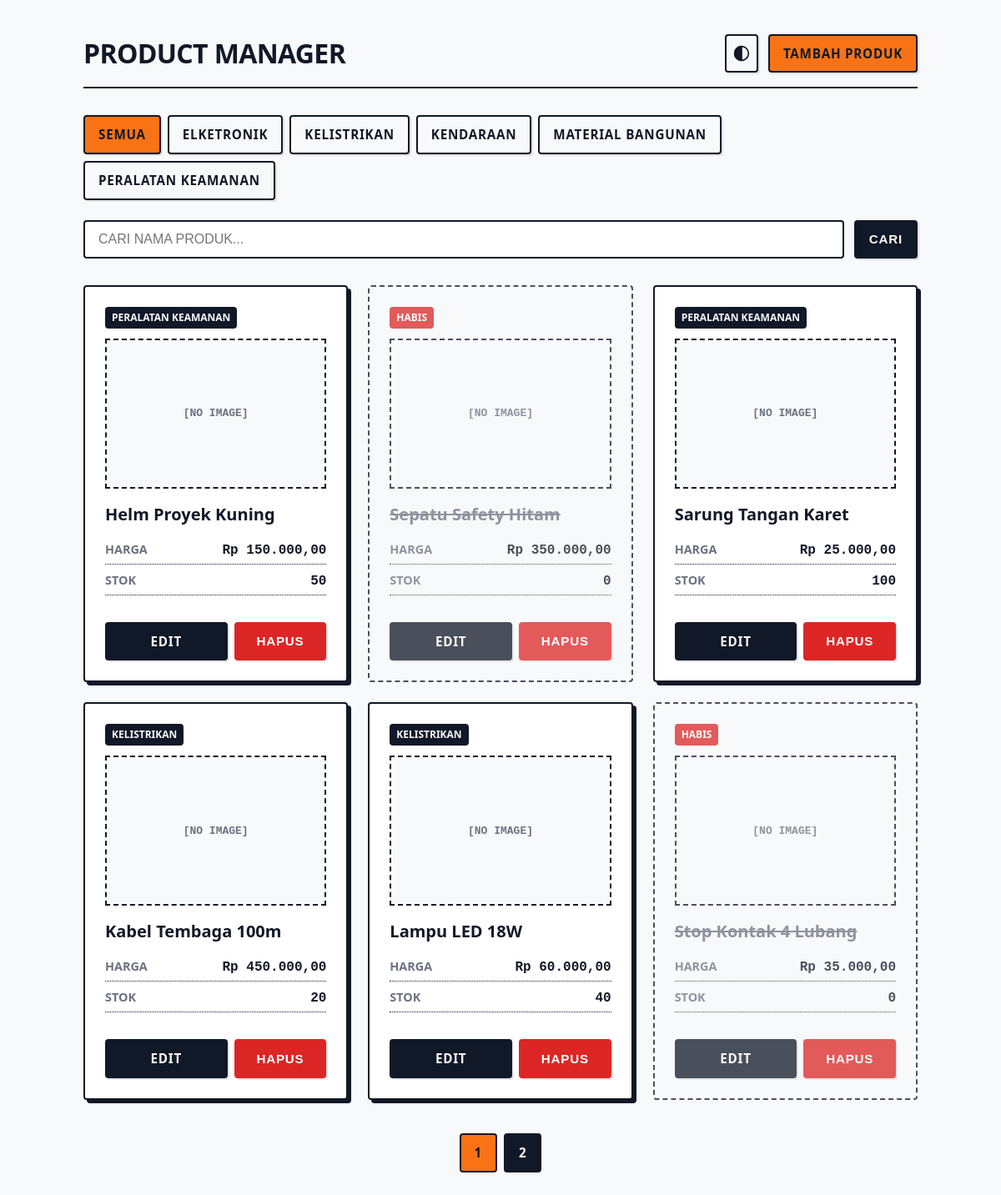
The page / on the database its author committed.
### tables this page shows
CREATE TABLE `products` (
  `id` int(11) NOT NULL AUTO_INCREMENT,
  `name` varchar(100) NOT NULL,
  `category` varchar(50) NOT NULL DEFAULT 'Umum',
  `price` decimal(12,2) NOT NULL,
  `stock` int(11) NOT NULL DEFAULT 0,
  `image_path` varchar(255) DEFAULT NULL,
  `created_at` timestamp NOT NULL DEFAULT current_timestamp(),
  PRIMARY KEY (`id`),
  UNIQUE KEY `name` (`name`)
);

### index.php (the view, shortened to what this page needs)
<?php
require_once 'config/db.php';
$catStmt = $pdo->query("SELECT DISTINCT category FROM products WHERE category IS NOT NULL AND category != '' ORDER BY category ASC");
$categories = $catStmt->fetchAll(PDO::FETCH_COLUMN);
$search = $_GET['search'] ?? '';
$category = $_GET['category'] ?? '';
$page = isset($_GET['page']) ? (int)$_GET['page'] : 1;
$limit = 6;
$offset = ($page - 1) * $limit;
$whereClause = "";
$params = [];
$countQuery = "SELECT COUNT(*) FROM products $whereClause";
$stmt = $pdo->prepare($countQuery);
$stmt->execute($params);
$totalProducts = $stmt->fetchColumn();
$totalPages = ceil($totalProducts / $limit);
$query = "SELECT * FROM products $whereClause ORDER BY created_at DESC LIMIT :limit OFFSET :offset";
$stmt = $pdo->prepare($query);
$stmt->bindValue(':limit', $limit, PDO::PARAM_INT);
$stmt->bindValue(':offset', $offset, PDO::PARAM_INT);
$stmt->execute();
$products = $stmt->fetchAll();
function buildUrlParams($paramsArray) {
    $query = http_build_query(array_filter($paramsArray));
    return $query ? '?' . $query : 'index.php';
}
?>
<!DOCTYPE html>
<html lang="id">
<head>
    <link rel="stylesheet" href="assets/style.css">
</head>
<body>
    <div class="container">
        <header>
            <div class="logo">
                <h1>Product Manager</h1>
            </div>
            <div class="header-actions">
                <button onclick="toggleTheme()" class="btn theme-toggle" title="Toggle Theme" style="padding: 8px; display: flex; align-items: center; justify-content: center;">
                    <svg xmlns="http://www.w3.org/2000/svg" width="20" height="20" viewBox="0 0 24 24" fill="none" stroke="currentColor" stroke-width="2" stroke-linecap="round" stroke-linejoin="round">
                        <circle cx="12" cy="12" r="10"></circle>
                        <path d="M12 2a10 10 0 0 0 0 20z" fill="currentColor"></path>
                    </svg>
                </button>
                <a href="create.php" class="btn btn-primary">Tambah Produk</a>
            </div>
        </header>
        <div class="category-nav" style="margin-bottom: 24px; display: flex; gap: 8px; flex-wrap: wrap;">
            <a href="<?php echo buildUrlParams(['search' => $search]); ?>" class="btn <?php echo $category === '' ? 'btn-primary' : ''; ?>" style="background: <?php echo $category === '' ? 'var(--primary)' : 'transparent'; ?>; color: <?php echo $category === '' ? '#111827' : 'var(--text-main)'; ?>;">SEMUA</a>
            <?php foreach ($categories as $cat): ?>
                <a href="<?php echo buildUrlParams(['search' => $search, 'category' => $cat]); ?>"
                   class="btn <?php echo $category === $cat ? 'btn-primary' : ''; ?>"
                   style="background: <?php echo $category === $cat ? 'var(--primary)' : 'transparent'; ?>; color: <?php echo $category === $cat ? '#111827' : 'var(--text-main)'; ?>;">
                   <?php echo htmlspecialchars(strtoupper($cat), ENT_QUOTES, 'UTF-8'); ?>
                </a>
            <?php endforeach; ?>
        </div>
        <form method="GET" action="index.php" class="search-form">
            <input type="text" name="search" placeholder="CARI NAMA PRODUK..." value="<?php echo htmlspecialchars($search, ENT_QUOTES, 'UTF-8'); ?>">
            <button type="submit" class="btn">CARI</button>
        </form>
        <div class="products-grid">
            <?php if (count($products) > 0): ?>
                <?php foreach ($products as $product): ?>
                    <div class="card <?php echo $product['stock'] <= 0 ? 'out-of-stock' : ''; ?>">
                        <div class="card-badge">
                            <?php echo $product['stock'] <= 0 ? 'HABIS' : htmlspecialchars($product['category'], ENT_QUOTES, 'UTF-8'); ?>
                        </div>
                        <?php if ($product['image_path'] && file_exists($product['image_path'])): ?>
                            <div class="card-image-wrapper" style="border: 2px solid var(--border-color); margin-bottom: 16px; height: 180px; overflow: hidden; display: flex; align-items: center; justify-content: center; background: #fff;">
                                <img src="<?php echo htmlspecialchars($product['image_path'], ENT_QUOTES, 'UTF-8'); ?>" alt="<?php echo htmlspecialchars($product['name'], ENT_QUOTES, 'UTF-8'); ?>" style="width: 100%; height: 100%; object-fit: cover;">
                            </div>
                        <?php else: ?>
                            <div class="card-image-wrapper" style="border: 2px dashed var(--border-color); margin-bottom: 16px; height: 180px; display: flex; align-items: center; justify-content: center; background: var(--bg-color);">
                                <span style="font-weight: 700; color: var(--text-muted); font-family: monospace;">[NO IMAGE]</span>
                            </div>
                        <?php endif; ?>
                        <h3><?php echo htmlspecialchars($product['name'], ENT_QUOTES, 'UTF-8'); ?></h3>
                        <div class="card-data">
                            <span class="label">Harga</span>
                            <span class="value">Rp <?php echo number_format($product['price'], 2, ',', '.'); ?></span>
                        </div>
                        <div class="card-data">
                            <span class="label">Stok</span>
                            <span class="value"><?php echo htmlspecialchars($product['stock'], ENT_QUOTES, 'UTF-8'); ?></span>
                        </div>
                        <div class="card-actions">
                            <a href="edit.php?id=<?php echo $product['id']; ?>" class="btn">Edit</a>
                            <form action="delete.php" method="POST" onsubmit="return confirm('Yakin ingin menghapus produk ini?');" style="flex:1; display:flex;">
                                <button type="submit" class="btn btn-danger" style="width:100%;">Hapus</button>
                            </form>
                        </div>
                    </div>
                <?php endforeach; ?>
            <?php else: ?>
                <div class="alert" style="width: 100%;">
                    TIDAK ADA PRODUK DITEMUKAN.
                </div>
            <?php endif; ?>
        </div>
        <?php if ($totalPages > 1): ?>
            <div class="pagination">
                <?php for ($i = 1; $i <= $totalPages; $i++): ?>
                    <a href="<?php echo buildUrlParams(['search' => $search, 'category' => $category, 'page' => $i]); ?>"
                       class="btn <?php echo $page === $i ? 'btn-primary' : ''; ?>">
                       <?php echo $i; ?>
                    </a>
                <?php endfor; ?>
            </div>
        <?php endif; ?>
    </div>
</body>
</html>

### assets/style.css (style rules this page uses)
:root { --bg-color: #f8f9fa; --surface: #ffffff; --text-main: #111827; --text-muted: #6b7280; --border-color: #111827; --primary: #f97316; --primary-hover: #ea580c; --danger: #dc2626; --danger-hover: #b91c1c; --warning: #facc15; --warning-text: #854d0e; --focus-ring: #f97316; --radius: 4px; --shadow: 4px 4px 0px rgba(17, 24, 39, 1); }
* { box-sizing: border-box; margin: 0; padding: 0; }
body { font-family: system-ui, -apple-system, BlinkMacSystemFont, "Segoe UI", Roboto, sans-serif; background-color: var(--bg-color); color: var(--text-main); line-height: 1.5; padding: 40px 20px; transition: background-color 0.2s, color 0.2s; }
.container { max-width: 1000px; margin: 0 auto; }
header { display: flex; justify-content: space-between; align-items: center; margin-bottom: 32px; padding-bottom: 16px; border-bottom: 2px solid var(--border-color); }
.logo { display: flex; align-items: center; gap: 12px; }
h1 { font-size: 2rem; font-weight: 800; text-transform: uppercase; letter-spacing: -0.02em; }
.btn { display: inline-flex; align-items: center; justify-content: center; padding: 10px 16px; font-size: 0.95rem; font-weight: 700; background-color: var(--text-main); color: var(--bg-color); text-decoration: none; border: 2px solid var(--text-main); border-radius: var(--radius); cursor: pointer; box-shadow: 2px 2px 0px rgba(0,0,0,0.1); transition: transform 0.1s, box-shadow 0.1s; text-transform: uppercase; letter-spacing: 0.05em; gap: 8px; }
.btn-primary { background-color: var(--primary); border-color: var(--text-main); color: #111827; }
.btn-danger { background-color: var(--danger); color: white; border-color: var(--danger); }
.theme-toggle { background: transparent; border: 2px solid var(--border-color); color: var(--text-main); padding: 8px; }
.search-form { display: flex; gap: 12px; margin-bottom: 32px; }
.search-form input { flex: 1; padding: 12px 16px; border: 2px solid var(--border-color); border-radius: var(--radius); font-size: 1rem; background-color: var(--surface); color: var(--text-main); }
.products-grid { display: grid; grid-template-columns: repeat(auto-fill, minmax(300px, 1fr)); gap: 24px; }
.card { background: var(--surface); border: 2px solid var(--border-color); border-radius: var(--radius); box-shadow: var(--shadow); padding: 24px; display: flex; flex-direction: column; }
.card-badge { display: inline-block; background: var(--text-main); color: var(--bg-color); padding: 4px 8px; border-radius: var(--radius); font-size: 0.75rem; font-weight: 700; text-transform: uppercase; align-self: flex-start; margin-bottom: 12px; }
.card h3 { font-size: 1.25rem; font-weight: 700; margin-bottom: 16px; }
.card-data { display: flex; justify-content: space-between; margin-bottom: 8px; border-bottom: 1px dotted var(--border-color); padding-bottom: 4px; }
.card-data span.label { color: var(--text-muted); font-size: 0.9rem; text-transform: uppercase; font-weight: 600; }
.card-data span.value { font-family: "SFMono-Regular", Consolas, "Liberation Mono", Menlo, monospace; font-weight: 700; font-size: 1rem; }
.card-actions { margin-top: 24px; display: flex; gap: 8px; }
.card-actions .btn { flex: 1; }
.card.out-of-stock { background: var(--bg-color); border-style: dashed; box-shadow: none; opacity: 0.75; }
.card.out-of-stock h3 { text-decoration: line-through; color: var(--text-muted); }
.card.out-of-stock .card-badge { background: var(--danger); color: white; }
.pagination { margin-top: 40px; display: flex; gap: 8px; justify-content: center; }
.pagination .btn { box-shadow: none; }
.header-actions { display: flex; gap: 12px; }

### rows shown on the page
products: category "PERALATAN KEAMANAN", shows "[NO IMAGE]", name "Helm Proyek Kuning", price "150.000,00", stock "50"
products: shows "HABIS", shows "[NO IMAGE]", name "Sepatu Safety Hitam", price "350.000,00", stock "0"
products: category "PERALATAN KEAMANAN", shows "[NO IMAGE]", name "Sarung Tangan Karet", price "25.000,00", stock "100"
products: category "KELISTRIKAN", shows "[NO IMAGE]", name "Kabel Tembaga 100m", price "450.000,00", stock "20"
products: category "KELISTRIKAN", shows "[NO IMAGE]", name "Lampu LED 18W", price "60.000,00", stock "40"
products: shows "HABIS", shows "[NO IMAGE]", name "Stop Kontak 4 Lubang", price "35.000,00", stock "0"

### other values the page prints
$cat "ELKETRONIK"
$cat "KELISTRIKAN"
$cat "KENDARAAN"
$cat "MATERIAL BANGUNAN"
$cat "PERALATAN KEAMANAN"
